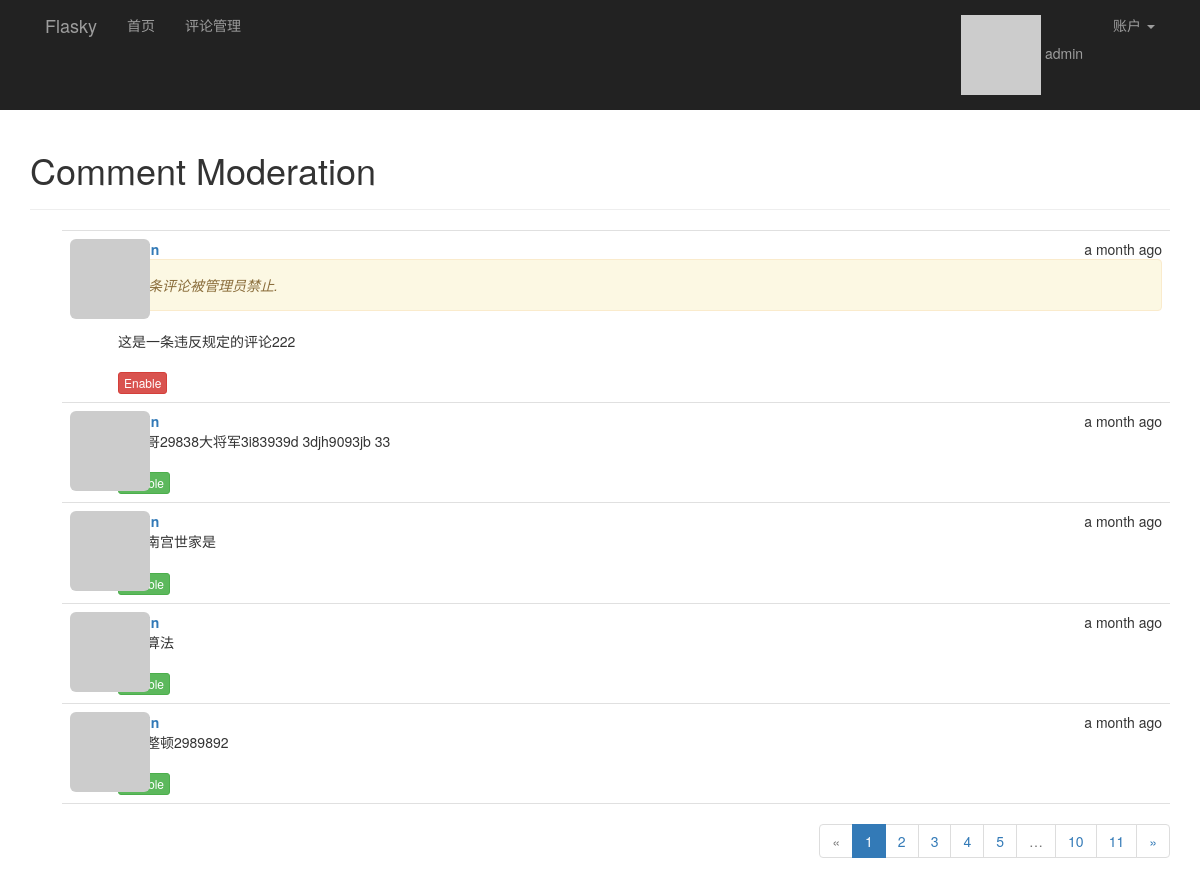
/moderate (signed in), run on the app's committed database.
### app/models.py (models this page shows, shortened)
class User(UserMixin, db.Model):
    __tablename__ = 'users'
    id = db.Column(db.Integer, primary_key=True)
    email = db.Column(db.String(64), unique=True, index=True)
    username = db.Column(db.String(64), unique=True, index=True)
    password_hash = db.Column(db.String(128))
    confirmed = db.Column(db.Boolean, default=False)
    role_id = db.Column(db.Integer, db.ForeignKey('roles.id'))
    name = db.Column(db.String(64))
    location = db.Column(db.String(64))
    about_me = db.Column(db.TEXT())
    member_since = db.Column(db.DateTime(), default=datetime.utcnow)
    last_seen = db.Column(db.DateTime(), default=datetime.utcnow)
    avatar_hash = db.Column(db.String(32))
    ''' 查询用户写的文章,SQL:
    SELECT
        posts.id AS posts_id,
        posts.body AS posts_body,
        posts.body_html AS posts_body_html,
        posts.timestamp AS posts_timestamp,
        posts.author_id AS posts_author_id
    FROM
        posts
    WHERE
        posts.author_id = 2
    '''
    posts = db.relationship('Post', backref='author', lazy='dynamic')
    """follower_id表示关注者， followed_id表示被关注者
        查询被关注者，select * from follows  LEFT JOIN users on follower_id = id where follower_id=2
    SELECT
        follows.follower_id AS follows_follower_id,
        follows.followed_id AS follows_followed_id,
        follows.timestamp AS follows_timestamp,
        users_1.id AS users_1_id,
        users_1.email AS users_1_email,
        users_1.username AS users_1_username,
        users_1.password_hash AS users_1_password_hash,
        users_1.confirmed AS users_1_confirmed,
        users_1.role_id AS users_1_role_id,
        users_1.name AS users_1_name,
        users_1.location AS users_1_location,
        users_1.about_me AS users_1_about_me,
        users_1.member_since AS users_1_member_since,
        users_1.last_seen AS users_1_last_seen,
        users_1.avatar_hash AS users_1_avatar_hash,
        users_2.id AS users_2_id,
        users_2.email AS users_2_email,
        users_2.username AS users_2_username,
        users_2.password_hash AS users_2_password_hash,
        users_2.confirmed AS users_2_confirmed,
        users_2.role_id AS users_2_role_id,
        users_2.name AS users_2_name,
        users_2.location AS users_2_location,
        users_2.about_me AS users_2_about_me,
        users_2.member_since AS users_2_member_since,
        users_2.last_seen AS users_2_last_seen,
        users_2.avatar_hash AS users_2_avatar_hash
    FROM
        follows
    LEFT OUTER JOIN users AS users_1 ON users_1.id = follows.follower_id
    LEFT OUTER JOIN users AS users_2 ON users_2.id = follows.followed_id
    WHERE
        follows.follower_id = 2;
    """
    followed = db.relationship('Follow', foreign_keys=[Follow.follower_id],
                               backref=db.backref('follower', lazy='joined'),
                               lazy='dynamic',
                               cascade='all, delete-orphan')
    """ 查询关注者， select * from follows  LEFT JOIN users on followed_id = id where followed_id=3
        users_1：关注者表
        users_2：被关注者表
    SELECT
        follows.follower_id AS follows_follower_id,
        follows.followed_id AS follows_followed_id,
        follows.timestamp AS follows_timestamp,
        users_1.id AS users_1_id,
        users_1.email AS users_1_email,
        users_1.username AS users_1_username,
        users_1.password_hash AS users_1_password_hash,
        users_1.confirmed AS users_1_confirmed,
        users_1.role_id AS users_1_role_id,
        users_1.name AS users_1_name,
        users_1.location AS users_1_location,
        users_1.about_me AS users_1_about_me,
        users_1.member_since AS users_1_member_since,
        users_1.last_seen AS users_1_last_seen,
        users_1.avatar_hash AS users_1_avatar_hash,
        users_2.id AS users_2_id,
        users_2.email AS users_2_email,
        users_2.username AS users_2_username,
        users_2.password_hash AS users_2_password_hash,
        users_2.confirmed AS users_2_confirmed,
        users_2.role_id AS users_2_role_id,
        users_2.name AS users_2_name,
        users_2.location AS users_2_location,
        users_2.about_me AS users_2_about_me,
        users_2.member_since AS users_2_member_since,
        users_2.last_seen AS users_2_last_seen,
        users_2.avatar_hash AS users_2_avatar_hash
    FROM
        follows
    LEFT OUTER JOIN users AS users_1 ON users_1.id = follows.follower_id
    LEFT OUTER JOIN users AS users_2 ON users_2.id = follows.followed_id
    WHERE
        follows.followed_id = 7;
    """
    followers = db.relationship('Follow', foreign_keys=[Follow.followed_id],
                                backref=db.backref('followed', lazy='joined'),
                                lazy='dynamic',
                                cascade='all, delete-orphan')
    comments = db.relationship('Comment', backref='author', lazy='dynamic')
    @property
    def password(self):
        raise AttributeError('password is not a readable attribute')
    def ping(self):
        self.last_seen = datetime.utcnow()
        db.session.add(self)
    def gravatar(self, size=100, default='identicon', rating='g'):
        if request.is_secure:
            url = 'https://secure.gravatar.com/avatar'
        else:
            url = 'http://s.gravatar.com/avatar'
        email_hash = self.avatar_hash or hashlib.md5(self.email.encode('utf-8')).hexdigest()
        return '{url}/{hash}?s={size}&d={default}&r={rating}'.format(
            url=url, hash=email_hash, size=size, default=default, rating=rating)
    def can(self, permissions):
        return self.role is not None and (self.role.permissions & permissions) == permissions

class Comment(db.Model):
    __tablename__ = 'comments'
    id = db.Column(db.Integer, primary_key=True)
    body = db.Column(db.Text)
    body_html = db.Column(db.Text)
    timestamp = db.Column(db.DateTime, index=True, default=datetime.utcnow)
    disabled = db.Column(db.Boolean)
    author_id = db.Column(db.Integer, db.ForeignKey('users.id'))
    post_id = db.Column(db.Integer, db.ForeignKey('posts.id'))

### app/main/views.py (the view)
@main.route('/moderate')
@login_required
@permission_required(Permission.MODERATE_COMMENTS)
def moderate():
    page = request.args.get('page', 1, type=int)
    pagination = Comment.query.order_by(Comment.timestamp.desc()).paginate(
        page, per_page=current_app.config['FLASK_COMMENTS_PER_PAGE'], error_out=False)
    comments = pagination.items
    return render_template('moderate.html', comments=comments, pagination=pagination, page=page)

### app/auth/views.py (called while the page is built)
@auth.before_app_request
def before_request():
    if current_user.is_authenticated:
        current_user.ping()
        if not current_user.confirmed \
                and request.endpoint[:5] != 'auth.' \
                and request.endpoint != 'static':
            return redirect(url_for('auth.unconfirmed'))

### app/main/__init__.py (called while the page is built)
@main.app_context_processor
def inject_permissions():
    return dict(Permission=Permission)

### app/models.py (called while the page is built)
@login_manager.user_loader
def load_user(user_id):
    return User.query.get(int(user_id))

### app/templates/moderate.html (shortened to what this page needs)
{% extends "base.html" %}
{% import "_marcros.html" as marcros%}
{% block page_content %}
<div class="page-header">
    <h1>Comment Moderation</h1>
</div>
{% set moderate = True %}
{% include '_comments.html' %}
{% if pagination %}
<div class="pagination">
    {{ marcros.pagination_widget(pagination, '.moderate') }}
</div>
{% endif %}
{% endblock %}

### app/templates/base.html (shortened to what this page needs)
{% extends "bootstrap/base.html" %}
{% block head %}
{{ super() }}
<link rel="stylesheet" type="text/css" href="{{ url_for('static', filename='styles.css') }}">
{% endblock %}
{% block navbar %}
<div class="nvrbar navbar-inverse" role="navigation" >
    <div class="container">
        <div class="navbar-header">
            <a class="navbar-brand" href="{{ url_for('main.index') }}">Flasky</a>
        </div>
        <div class="navbar-collapse collpase">
            <ul class="nav  navbar-nav">
                <li><a href="{{ url_for('main.index') }}">首页</a></li>
                {% if current_user.can(Permission.MODERATE_COMMENTS) %}
                <li><a href="{{ url_for('main.moderate') }}">评论管理</a></li>
                {% endif %}
            </ul>
            <ul class="nav navbar-nav navbar-right">
                {% if current_user.is_authenticated %}
                <li>
                    <a href="{{ url_for('main.user', username=current_user.username) }}">
                        <img src="{{ current_user.gravatar(size=18) }}">
                        {{ current_user.username }}</a>
                </li>
                <li class="dropdown">
                    <a href="#" class="dropdown-toggle" data-toggle="dropdown">账户 <b class="caret"></b></a>
                </li>
                {% else %}
                <li><a href="{{ url_for('auth.register') }}">注册</a></li>
                <li><a href="{{ url_for('auth.login_username') }}">登录</a> </li>
                {% endif %}
            </ul>
        </div>
     </div>
</div>
{% endblock %}
{% block content %}
<div class="container">
    {% block page_content %}{% endblock %}
</div>
{% endblock %}

### app/templates/_comments.html (shortened to what this page needs)
<ul class="comments" xmlns="http://www.w3.org/1999/html">
    {% for comment in comments %}
    <li class="comment">
        <div class="comment-thumbnail">
            <a href="{{ url_for('.user', username=comment.author.username) }}">
                <img class="img-rounded profile-thumbnail"
                     src="{{ comment.author.gravatar(size=40) }}">
            </a>
        </div>
        <div class="comment-content">
            <div class="comment-date">{{ moment(comment.timestamp).fromNow() }}</div>
            <div class="comment-author">
                <a href="{{ url_for('.user', username=comment.author.username) }}">
                </a>
            </div>
            <div class="comment-body">
                {% if comment.disabled %}
                <p class="alert alert-warning">
                    <i>这条评论被管理员禁止.</i>
                </p>
                {% endif %}
                {% if moderate or not comment.disabled %}
                    {% if comment.body_html %}
                        {{ comment.body_html | safe }}
                    {% else %}
                        {{ comment.body }}
                    {% endif %}
                {% endif %}
            </div>
            {% if moderate %}
                <br />
                {% if comment.disabled %}
                <a class="btn btn-danger btn-xs" href="{{ url_for('.moderate_enable',
                        id=comment.id, page=page) }}">Enable</a>
                {% else %}
                <a class="btn btn-success btn-xs" href="{{ url_for('.moderate_disable',
                        id=comment.id, page=page) }}">Disable</a>
                {% endif %}
            {% endif %}
        </div>
    </li>
    {% endfor %}
</ul>

### app/static/styles.css (style rules this page uses)
.profile-thumbnail { position: absolute; }
div.pagination { width: 100%; text-align: right; padding: 0px; margin: 0px; }
ul.comments { list-style-type: none; padding: 0px; margin: 16px 0px 0px 0px; }
ul.comments li.comment { margin-left: 32px; padding: 8px; border-bottom: 1px solid #e0e0e0; }
ul.comments li.comment:nth-child(1) { border-top: 1px solid #e0e0e0; }
div.comment-date { float: right; }
div.comment-author { font-weight: bold; }
div.comment-thumbnail { position: absolute; }
div.comment-content { margin-left: 48px; min-height: 48px; }

### data on the page
User: username "admin"
Comment: timestamp "a month ago", disabled "这条评论被管理员禁止.", body_html "这是一条违反规定的评论222"
Comment: timestamp "a month ago", body_html "众阿哥29838大将军3i83939d 3djh9093jb 33"
Comment: timestamp "a month ago", body_html "中是南宫世家是"
Comment: timestamp "a month ago"
Comment: timestamp "a month ago", body_html "停业整顿2989892"

### other printed values
{{ p }} "1" "2" "3" "4" "5" "10"
{{ p }} "11"
